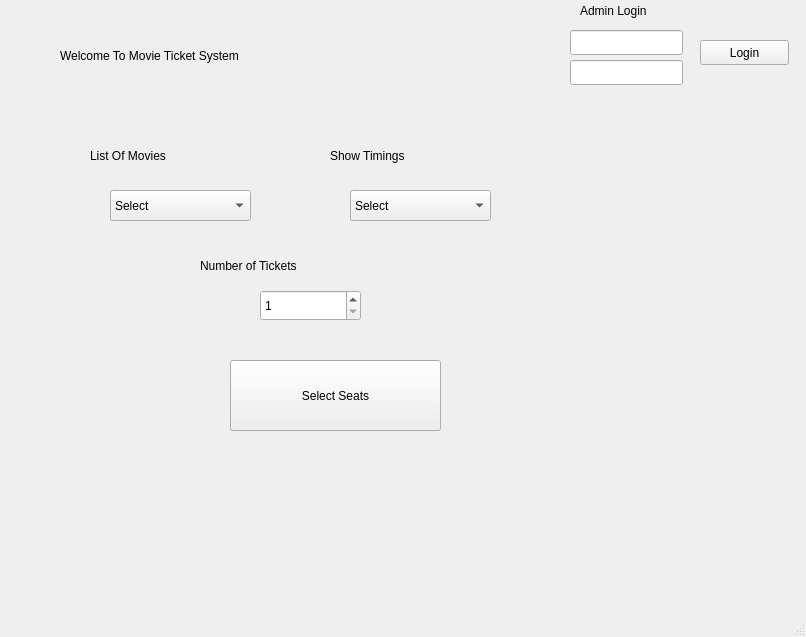
<?xml version="1.0" encoding="UTF-8"?>
<ui version="4.0">
 <class>MainWindow</class>
 <widget class="QMainWindow" name="MainWindow">
  <property name="geometry">
   <rect>
    <x>0</x>
    <y>0</y>
    <width>806</width>
    <height>637</height>
   </rect>
  </property>
  <property name="windowTitle">
   <string>MainWindow</string>
  </property>
  <widget class="QWidget" name="centralwidget">
   <widget class="QLabel" name="mainlabal">
    <property name="geometry">
     <rect>
      <x>60</x>
      <y>30</y>
      <width>431</width>
      <height>51</height>
     </rect>
    </property>
    <property name="styleSheet">
     <string notr="true">font: 75 19pt &quot;Serif&quot;;</string>
    </property>
    <property name="text">
     <string>Welcome To Movie Ticket System</string>
    </property>
   </widget>
   <widget class="QLineEdit" name="adminUsernameLineEdit">
    <property name="geometry">
     <rect>
      <x>570</x>
      <y>30</y>
      <width>113</width>
      <height>25</height>
     </rect>
    </property>
   </widget>
   <widget class="QLabel" name="adminLoginLabel">
    <property name="geometry">
     <rect>
      <x>580</x>
      <y>0</y>
      <width>91</width>
      <height>21</height>
     </rect>
    </property>
    <property name="text">
     <string>Admin Login </string>
    </property>
   </widget>
   <widget class="QLineEdit" name="adminPasswordLineEdit">
    <property name="geometry">
     <rect>
      <x>570</x>
      <y>60</y>
      <width>113</width>
      <height>25</height>
     </rect>
    </property>
   </widget>
   <widget class="QPushButton" name="adminLoginpushButton">
    <property name="geometry">
     <rect>
      <x>700</x>
      <y>40</y>
      <width>89</width>
      <height>25</height>
     </rect>
    </property>
    <property name="text">
     <string>Login</string>
    </property>
   </widget>
   <widget class="QLabel" name="loginlabel">
    <property name="geometry">
     <rect>
      <x>600</x>
      <y>100</y>
      <width>121</width>
      <height>31</height>
     </rect>
    </property>
    <property name="text">
     <string/>
    </property>
   </widget>
   <widget class="QLabel" name="mainlabal_2">
    <property name="geometry">
     <rect>
      <x>90</x>
      <y>140</y>
      <width>191</width>
      <height>31</height>
     </rect>
    </property>
    <property name="styleSheet">
     <string notr="true">font: 75 19pt &quot;Serif&quot;;</string>
    </property>
    <property name="text">
     <string>List Of Movies</string>
    </property>
   </widget>
   <widget class="QComboBox" name="listMoviecomboBox">
    <property name="geometry">
     <rect>
      <x>110</x>
      <y>190</y>
      <width>141</width>
      <height>31</height>
     </rect>
    </property>
    <item>
     <property name="text">
      <string>Select</string>
     </property>
    </item>
    <item>
     <property name="text">
      <string>Super Man 2</string>
     </property>
    </item>
    <item>
     <property name="text">
      <string>Robot 2</string>
     </property>
    </item>
    <item>
     <property name="text">
      <string>Khichdi 2</string>
     </property>
    </item>
    <item>
     <property name="text">
      <string>Love Aaj Kal</string>
     </property>
    </item>
    <item>
     <property name="text">
      <string>Kalam</string>
     </property>
    </item>
   </widget>
   <widget class="QLabel" name="mainlabal_3">
    <property name="geometry">
     <rect>
      <x>330</x>
      <y>140</y>
      <width>191</width>
      <height>31</height>
     </rect>
    </property>
    <property name="styleSheet">
     <string notr="true">font: 75 19pt &quot;Serif&quot;;</string>
    </property>
    <property name="text">
     <string>Show Timings</string>
    </property>
   </widget>
   <widget class="QComboBox" name="timingcomboBox">
    <property name="geometry">
     <rect>
      <x>350</x>
      <y>190</y>
      <width>141</width>
      <height>31</height>
     </rect>
    </property>
    <item>
     <property name="text">
      <string>Select</string>
     </property>
    </item>
   </widget>
   <widget class="QLabel" name="mainlabal_4">
    <property name="geometry">
     <rect>
      <x>200</x>
      <y>250</y>
      <width>241</width>
      <height>31</height>
     </rect>
    </property>
    <property name="styleSheet">
     <string notr="true">font: 75 19pt &quot;Serif&quot;;</string>
    </property>
    <property name="text">
     <string>Number of Tickets</string>
    </property>
   </widget>
   <widget class="QSpinBox" name="ticketspinBox">
    <property name="geometry">
     <rect>
      <x>260</x>
      <y>290</y>
      <width>101</width>
      <height>31</height>
     </rect>
    </property>
    <property name="minimum">
     <number>1</number>
    </property>
    <property name="maximum">
     <number>30</number>
    </property>
   </widget>
   <widget class="QPushButton" name="adminLoginpushButton_2">
    <property name="geometry">
     <rect>
      <x>230</x>
      <y>360</y>
      <width>211</width>
      <height>71</height>
     </rect>
    </property>
    <property name="text">
     <string>Select Seats</string>
    </property>
   </widget>
  </widget>
  <widget class="QMenuBar" name="menubar">
   <property name="geometry">
    <rect>
     <x>0</x>
     <y>0</y>
     <width>806</width>
     <height>22</height>
    </rect>
   </property>
  </widget>
  <widget class="QStatusBar" name="statusbar"/>
 </widget>
 <resources/>
 <connections/>
</ui>
